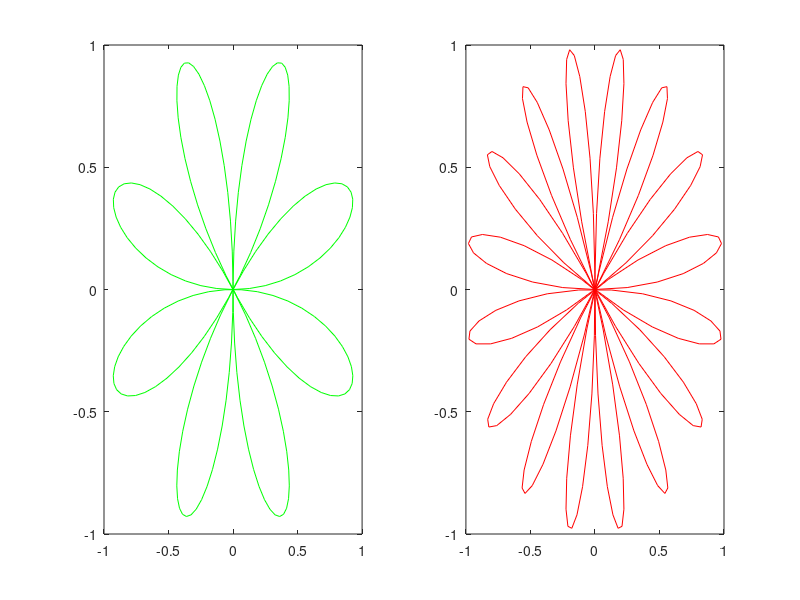

This figure's MATLAB source:
w = linspace(0, 2*pi, 200);

f = sin(w*4).*exp(1i*w);
g = sin(8*w).*exp(1i*w);
subplot(1,2,1);
plot(f,"g");
subplot(1,2,2);
plot(g,"r");
